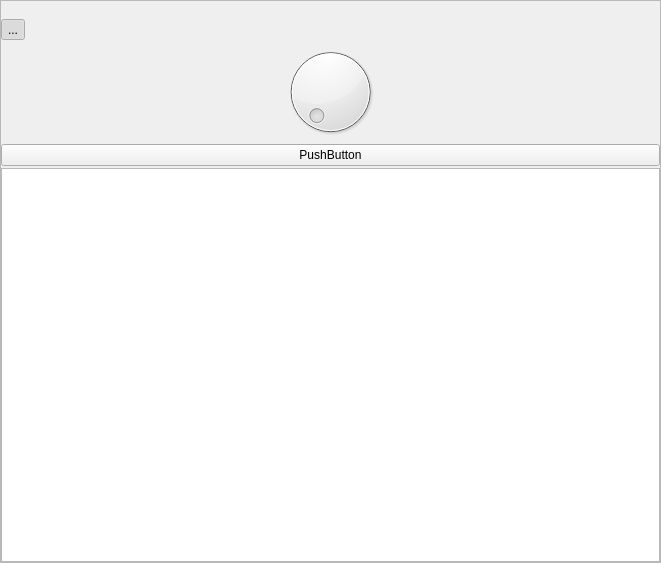
<?xml version="1.0" encoding="UTF-8"?>
<ui version="4.0">
 <class>DriverFrame</class>
 <widget class="QFrame" name="DriverFrame">
  <property name="geometry">
   <rect>
    <x>0</x>
    <y>0</y>
    <width>661</width>
    <height>563</height>
   </rect>
  </property>
  <property name="windowTitle">
   <string>Frame</string>
  </property>
  <property name="frameShape">
   <enum>QFrame::StyledPanel</enum>
  </property>
  <property name="frameShadow">
   <enum>QFrame::Raised</enum>
  </property>
  <layout class="QGridLayout" name="gridLayout">
   <property name="leftMargin">
    <number>0</number>
   </property>
   <property name="topMargin">
    <number>0</number>
   </property>
   <property name="rightMargin">
    <number>0</number>
   </property>
   <property name="bottomMargin">
    <number>0</number>
   </property>
   <property name="spacing">
    <number>2</number>
   </property>
   <item row="0" column="0">
    <widget class="DataInteractionToolBar" name="driverDataInteractionToolBar" native="true">
     <property name="minimumSize">
      <size>
       <width>0</width>
       <height>16</height>
      </size>
     </property>
    </widget>
   </item>
   <item row="1" column="0">
    <widget class="QToolButton" name="toolButton">
     <property name="text">
      <string>...</string>
     </property>
     <property name="checkable">
      <bool>true</bool>
     </property>
     <property name="checked">
      <bool>true</bool>
     </property>
    </widget>
   </item>
   <item row="2" column="0">
    <widget class="QDial" name="dial"/>
   </item>
   <item row="3" column="0">
    <widget class="QPushButton" name="pushButton">
     <property name="text">
      <string>PushButton</string>
     </property>
    </widget>
   </item>
   <item row="4" column="0">
    <widget class="QTableView" name="tableView"/>
   </item>
  </layout>
 </widget>
 <customwidgets>
  <customwidget>
   <class>DataInteractionToolBar</class>
   <extends>QWidget</extends>
   <header>DataInteractionToolBar.h</header>
   <container>1</container>
  </customwidget>
 </customwidgets>
 <resources/>
 <connections/>
</ui>
